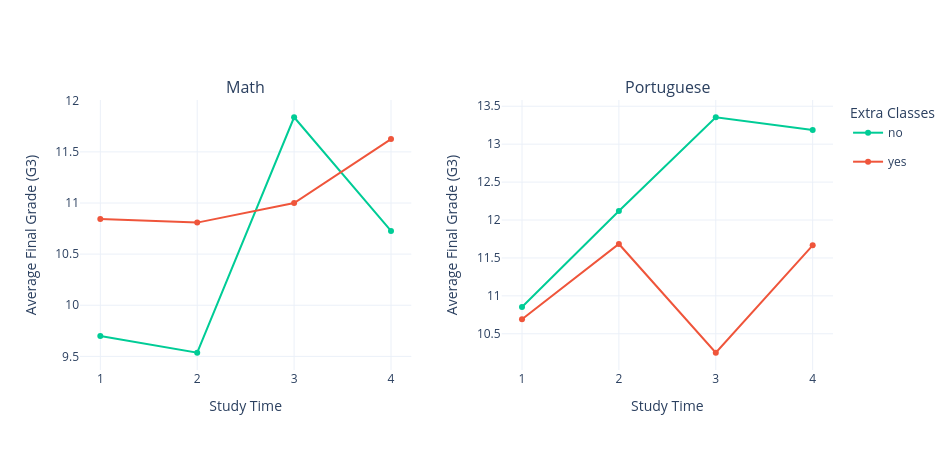

Source (notebook cell):
### Markdown cell above
## Extra classes

_Students who get higher grades tend to combine intensive study time with extra classes._

### Code cell
#| class: col-page-right
%run ../plots/extra_class_plot.ipynb

### Figure 1 — Plotly figure (JSON) as saved in the notebook; plotly's stock layout.template omitted (floating-point values rounded to 4 significant figures)
{"data": [{"legendgroup": "no", "line": {"color": "#00CC96"}, "marker": {"color": "#00CC96"}, "mode": "lines+markers", "name": "no", "showlegend": true, "type": "scatter", "x": [1, 2, 3, 4], "xaxis": "x", "y": [9.699, 9.535, 11.84, 10.73], "yaxis": "y"}, {"legendgroup": "yes", "line": {"color": "#EF553B"}, "marker": {"color": "#EF553B"}, "mode": "lines+markers", "name": "yes", "showlegend": true, "type": "scatter", "x": [1, 2, 3, 4], "xaxis": "x", "y": [10.84, 10.81, 11.0, 11.62], "yaxis": "y"}, {"legendgroup": "no", "line": {"color": "#00CC96"}, "marker": {"color": "#00CC96"}, "mode": "lines+markers", "name": "no", "showlegend": false, "type": "scatter", "x": [1, 2, 3, 4], "xaxis": "x2", "y": [10.85, 12.12, 13.35, 13.19], "yaxis": "y2"}, {"legendgroup": "yes", "line": {"color": "#EF553B"}, "marker": {"color": "#EF553B"}, "mode": "lines+markers", "name": "yes", "showlegend": false, "type": "scatter", "x": [1, 2, 3, 4], "xaxis": "x2", "y": [10.69, 11.68, 10.25, 11.67], "yaxis": "y2"}], "layout": {"annotations": [{"font": {"size": 16}, "showarrow": false, "text": "Math", "x": 0.22, "xanchor": "center", "xref": "paper", "y": 1, "yanchor": "bottom", "yref": "paper"}, {"font": {"size": 16}, "showarrow": false, "text": "Portuguese", "x": 0.78, "xanchor": "center", "xref": "paper", "y": 1, "yanchor": "bottom", "yref": "paper"}], "height": 450, "legend": {"title": {"text": "Extra Classes"}}, "width": 950, "xaxis": {"anchor": "y", "domain": [0, 0.44], "tickmode": "array", "tickvals": [1, 2, 3, 4], "title": {"text": "Study Time"}}, "xaxis2": {"anchor": "y2", "domain": [0.56, 1], "tickmode": "array", "tickvals": [1, 2, 3, 4], "title": {"text": "Study Time"}}, "yaxis": {"anchor": "x", "domain": [0, 1], "title": {"text": "Average Final Grade (G3)"}}, "yaxis2": {"anchor": "x2", "domain": [0, 1], "title": {"text": "Average Final Grade (G3)"}}}}
